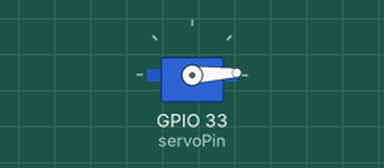
Bench run of a sketch on a simulated ESP32. Parts: servo.

Above: at 0.05 s.
At 1.3 s:
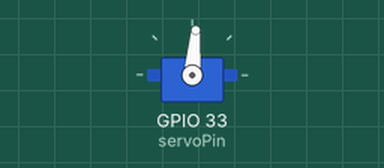
At 2.6 s:
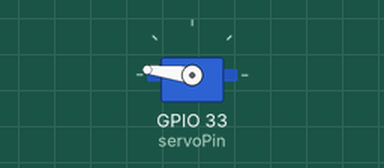
At 5.2 s:
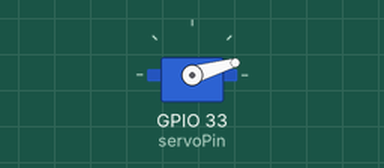
Timing chart, 0 to 7.1 s (numbered marks = the images above):
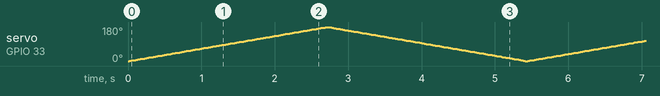

The sketch:

17.Servo180.ino
```cpp
#include <ESP32Servo.h>

Servo myservo;

#define servoPin 33

void setup() {
  pinMode(servoPin, OUTPUT);
	myservo.setPeriodHertz(50); // standard 50 hz servo
	myservo.attach(servoPin, 500, 2500); // using default min/max of 500us and 2400us
}

void loop() {
	for (int pos = 0; pos <= 180; pos += 1) {
		myservo.write(pos);
		delay(15);
	}
	for (int pos = 180; pos >= 0; pos -= 1) {
		myservo.write(pos);
		delay(15);
	}
}
```
